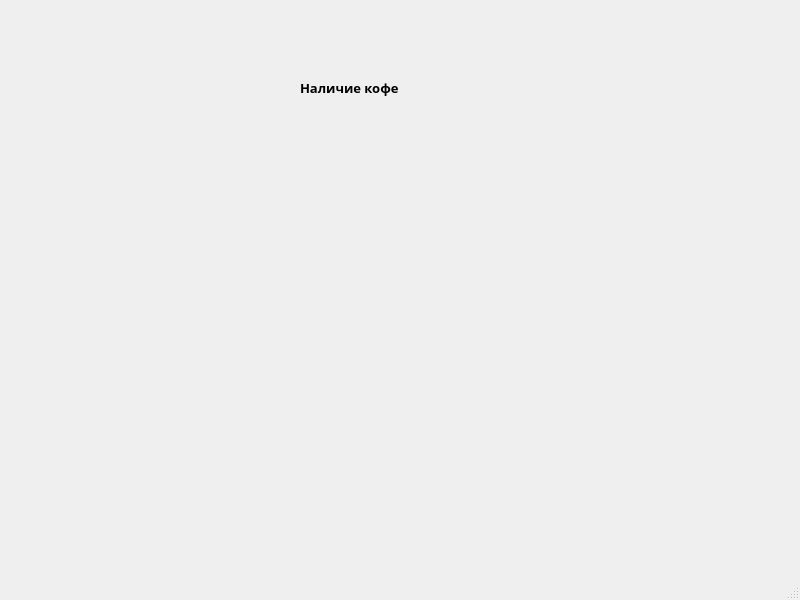
<?xml version="1.0" encoding="UTF-8"?>
<ui version="4.0">
 <class>MainWindow</class>
 <widget class="QMainWindow" name="MainWindow">
  <property name="geometry">
   <rect>
    <x>0</x>
    <y>0</y>
    <width>800</width>
    <height>600</height>
   </rect>
  </property>
  <property name="windowTitle">
   <string>MainWindow</string>
  </property>
  <widget class="QWidget" name="centralwidget">
   <widget class="QLabel" name="label">
    <property name="geometry">
     <rect>
      <x>300</x>
      <y>80</y>
      <width>131</width>
      <height>16</height>
     </rect>
    </property>
    <property name="font">
     <font>
      <family>Rockwell Extra Bold</family>
      <pointsize>10</pointsize>
      <weight>75</weight>
      <bold>true</bold>
     </font>
    </property>
    <property name="text">
     <string>Наличие кофе</string>
    </property>
   </widget>
  </widget>
  <widget class="QMenuBar" name="menubar">
   <property name="geometry">
    <rect>
     <x>0</x>
     <y>0</y>
     <width>800</width>
     <height>26</height>
    </rect>
   </property>
  </widget>
  <widget class="QStatusBar" name="statusbar"/>
 </widget>
 <resources/>
 <connections/>
</ui>
